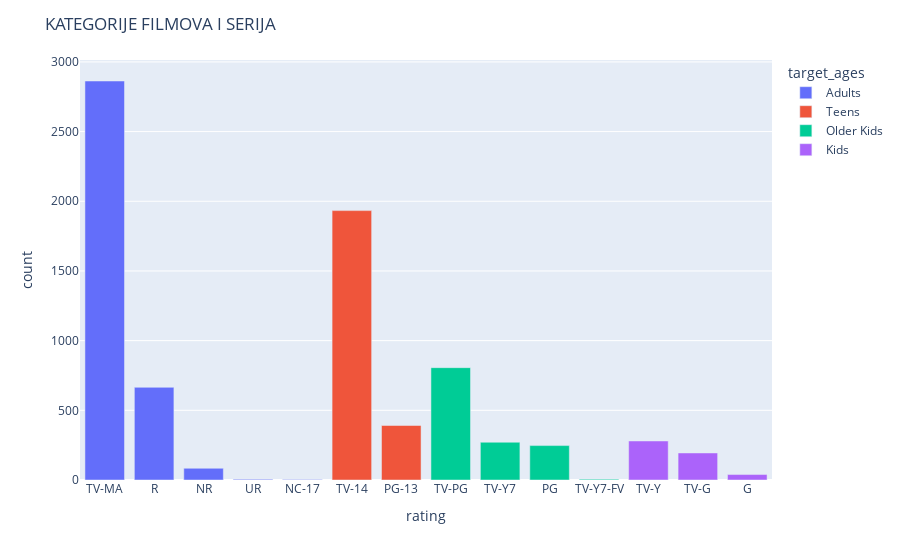

The notebook cell this image was saved under:
### Code cell
fig=ex.bar(podaci, x='rating', y='count', color='target_ages')
fig.update_layout(title='KATEGORIJE FILMOVA I SERIJA')
fig.show()

### Figure 1 — Plotly figure (JSON) as saved in the notebook; plotly's stock layout.template omitted (floating-point values rounded to 4 significant figures)
{"data": [{"alignmentgroup": "True", "hovertemplate": "target_ages=Adults<br>rating=%{x}<br>count=%{y}<extra></extra>", "legendgroup": "Adults", "marker": {"color": "#636efa"}, "name": "Adults", "offsetgroup": "Adults", "orientation": "v", "showlegend": true, "textposition": "auto", "type": "bar", "x": ["TV-MA", "R", "NR", "UR", "NC-17"], "xaxis": "x", "y": [2863, 665, 84, 5, 3], "yaxis": "y"}, {"alignmentgroup": "True", "hovertemplate": "target_ages=Teens<br>rating=%{x}<br>count=%{y}<extra></extra>", "legendgroup": "Teens", "marker": {"color": "#EF553B"}, "name": "Teens", "offsetgroup": "Teens", "orientation": "v", "showlegend": true, "textposition": "auto", "type": "bar", "x": ["TV-14", "PG-13"], "xaxis": "x", "y": [1933, 391], "yaxis": "y"}, {"alignmentgroup": "True", "hovertemplate": "target_ages=Older Kids<br>rating=%{x}<br>count=%{y}<extra></extra>", "legendgroup": "Older Kids", "marker": {"color": "#00cc96"}, "name": "Older Kids", "offsetgroup": "Older Kids", "orientation": "v", "showlegend": true, "textposition": "auto", "type": "bar", "x": ["TV-PG", "TV-Y7", "PG", "TV-Y7-FV"], "xaxis": "x", "y": [806, 271, 247, 6], "yaxis": "y"}, {"alignmentgroup": "True", "hovertemplate": "target_ages=Kids<br>rating=%{x}<br>count=%{y}<extra></extra>", "legendgroup": "Kids", "marker": {"color": "#ab63fa"}, "name": "Kids", "offsetgroup": "Kids", "orientation": "v", "showlegend": true, "textposition": "auto", "type": "bar", "x": ["TV-Y", "TV-G", "G"], "xaxis": "x", "y": [280, 194, 39], "yaxis": "y"}], "layout": {"barmode": "relative", "legend": {"title": {"text": "target_ages"}, "tracegroupgap": 0}, "margin": {"t": 60}, "title": {"text": "KATEGORIJE FILMOVA I SERIJA"}, "xaxis": {"anchor": "y", "domain": [0, 1], "title": {"text": "rating"}}, "yaxis": {"anchor": "x", "domain": [0, 1], "title": {"text": "count"}}}}
